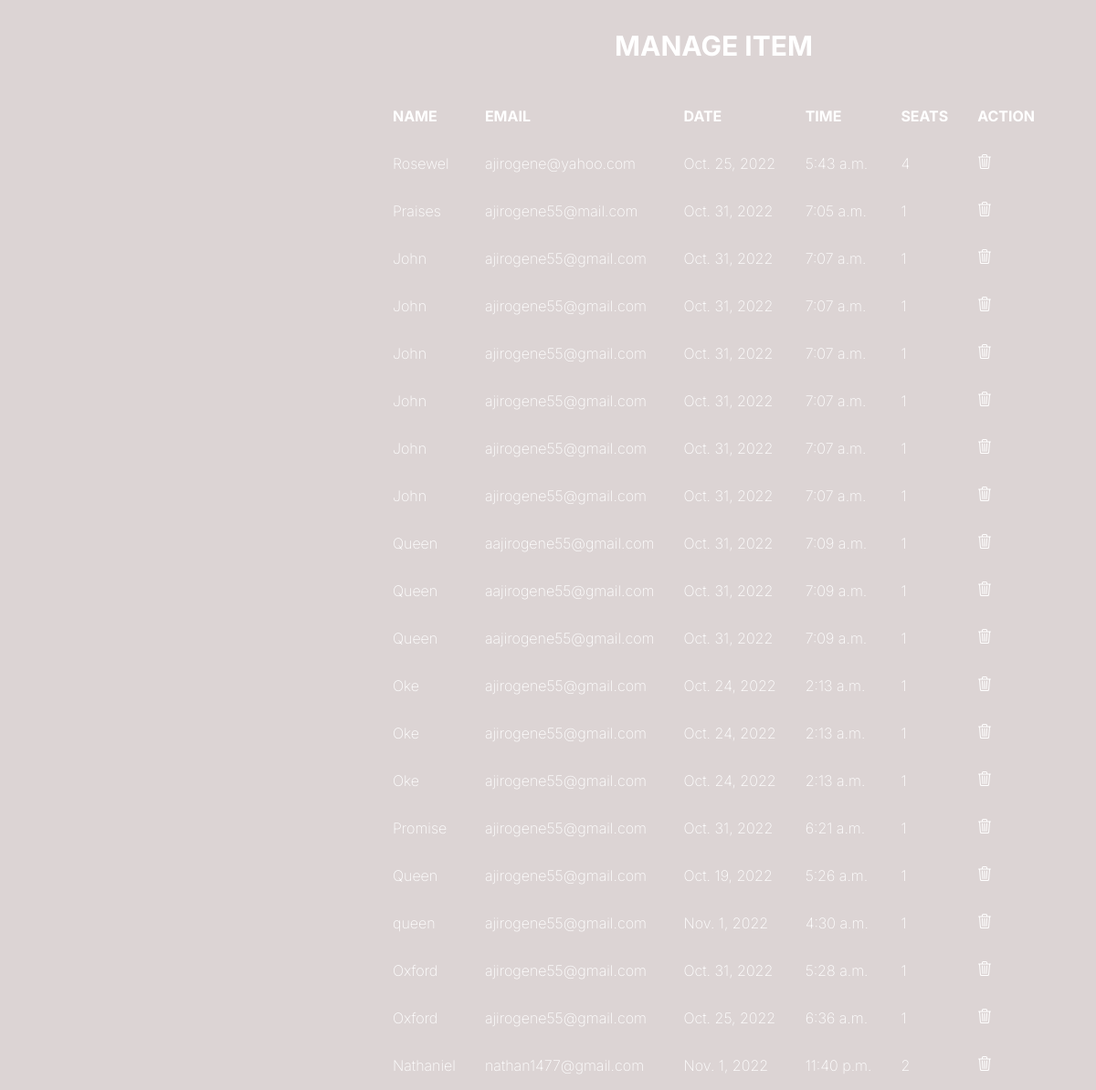
/manage, run on the app's committed database.
### reservation/models.py (models this page shows, shortened)
class Bookings(models.Model):
    menu = models.ForeignKey(Menu, on_delete=models.CASCADE)
    name = models.CharField(max_length=200)
    email = models.CharField(max_length=200)
    seats = models.IntegerField(default=0)
    date = models.DateField()
    time = models.TimeField()
    objects = UserManager()

### reservation/views.py (the view)
# urls.py: path('manage', views.manage, name='manage')
def manage(request):
    context = {'bookings': "", 'error': "", 'success': ""}
    if request.method == 'POST':
        item_id = request.POST.get('item_id')
        Bookings.objects.filter(id=item_id).delete()
    bookings = Bookings.objects.all()
    template = loader.get_template('reservation/manage.html')
    context['bookings'] = bookings
    return HttpResponse(template.render(context, request))

### templates/reservation/manage.html (shortened to what this page needs)
<!DOCTYPE html>
{% load static %}
<html lang="en">
<head>
    <link rel="stylesheet" href="{% static 'reservation/css/style.css' %}">
</head>
<body>
    <form class="form" method="POST" action="manage">
        <div id="container" style="overflow-y:auto; height:100%">
            <h1>MANAGE ITEM</h1>
            <table style="color: white">
                <tr>
                    <th>NAME</th>
                    <th>EMAIL</th>
                    <th>DATE</th>
                    <th>TIME</th>
                    <th>SEATS</th>
                    <th>ACTION</th>
                </tr>
                {% for item  in bookings %}
                <tr>
                    <td>{{ item.name }}</td>
                    <td>{{ item.email }}</td>
                    <td>{{ item.date}}</td>
                    <td>{{ item.time}}</td>
                    <td>{{ item.seats}}</td>
                    <td><button value="{{ item.id }}" name="item_id" title="delete">
                        </button></td>
                </tr>
                {% endfor %}
            </table>
        </div>
    </form>
</body>
</html>

### static/reservation/css/style.css (style rules this page uses)
* { margin: 0; padding: 0; box-sizing: border-box; }
body { font-family: 'Inter', "Poppins"; font-weight: 200; background-color: rgb(220, 212, 212); background-image: url('https://res.cloudinary.com/ds7i42bh1/image/upload/v1668095417/static/reservation/images/food.eb34381a8af8.jpg'); background-repeat: no-repeat; background-size: cover; background-attachment:fixed; }
.form { display:flex; justify-content: right; align-items: center; height: 100vh; padding-right: 50px; }
h1 { font-size: 30px; color:white; line-height: 100px; text-align: center; }
td { padding: 15px; }
th { padding: 15px; text-align: left; }
table { overflow-y: auto; }
td button { cursor: pointer; background: transparent; border: none; color: white; }

### data on the page
Bookings: name "Rosewel", email "ajirogene@yahoo.com", date "Oct. 25, 2022", time "5:43 a.m.", seats "4", {{ item.id }} 2 (drawn)
Bookings: name "Praises", email "ajirogene55@mail.com", date "Oct. 31, 2022", time "7:05 a.m.", seats "1", {{ item.id }} 5 (drawn)
Bookings: name "John", email "ajirogene55@gmail.com", date "Oct. 31, 2022", time "7:07 a.m.", seats "1", {{ item.id }} 6 (drawn)
Bookings: name "John", email "ajirogene55@gmail.com", date "Oct. 31, 2022", time "7:07 a.m.", seats "1", {{ item.id }} 7 (drawn)
Bookings: name "John", email "ajirogene55@gmail.com", date "Oct. 31, 2022", time "7:07 a.m.", seats "1", {{ item.id }} 8 (drawn)
Bookings: name "John", email "ajirogene55@gmail.com", date "Oct. 31, 2022", time "7:07 a.m.", seats "1", {{ item.id }} 9 (drawn)
Bookings: name "John", email "ajirogene55@gmail.com", date "Oct. 31, 2022", time "7:07 a.m.", seats "1", {{ item.id }} 10 (drawn)
Bookings: name "John", email "ajirogene55@gmail.com", date "Oct. 31, 2022", time "7:07 a.m.", seats "1", {{ item.id }} 11 (drawn)
Bookings: name "Queen", email "aajirogene55@gmail.com", date "Oct. 31, 2022", time "7:09 a.m.", seats "1", {{ item.id }} 12 (drawn)
Bookings: name "Queen", email "aajirogene55@gmail.com", date "Oct. 31, 2022", time "7:09 a.m.", seats "1", {{ item.id }} 13 (drawn)
Bookings: name "Queen", email "aajirogene55@gmail.com", date "Oct. 31, 2022", time "7:09 a.m.", seats "1", {{ item.id }} 14 (drawn)
Bookings: name "Oke", email "ajirogene55@gmail.com", date "Oct. 24, 2022", time "2:13 a.m.", seats "1", {{ item.id }} 15 (drawn)
Bookings: name "Oke", email "ajirogene55@gmail.com", date "Oct. 24, 2022", time "2:13 a.m.", seats "1", {{ item.id }} 16 (drawn)
Bookings: name "Oke", email "ajirogene55@gmail.com", date "Oct. 24, 2022", time "2:13 a.m.", seats "1", {{ item.id }} 17 (drawn)
Bookings: name "Promise", email "ajirogene55@gmail.com", date "Oct. 31, 2022", time "6:21 a.m.", seats "1", {{ item.id }} 18 (drawn)
Bookings: name "Queen", email "ajirogene55@gmail.com", date "Oct. 19, 2022", time "5:26 a.m.", seats "1", {{ item.id }} 19 (drawn)
Bookings: name "queen", email "ajirogene55@gmail.com", date "Nov. 1, 2022", time "4:30 a.m.", seats "1", {{ item.id }} 20 (drawn)
Bookings: name "Oxford", email "ajirogene55@gmail.com", date "Oct. 31, 2022", time "5:28 a.m.", seats "1", {{ item.id }} 21 (drawn)
Bookings: name "Oxford", email "ajirogene55@gmail.com", date "Oct. 25, 2022", time "6:36 a.m.", seats "1", {{ item.id }} 22 (drawn)
Bookings: name "Nathaniel", email "nathan1477@gmail.com", date "Nov. 1, 2022", time "11:40 p.m.", seats "2", {{ item.id }} 23 (drawn)
